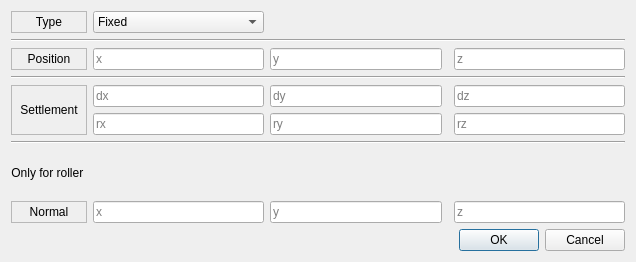
<?xml version="1.0" encoding="UTF-8"?>
<ui version="4.0">
 <class>Dialog</class>
 <widget class="QDialog" name="Dialog">
  <property name="geometry">
   <rect>
    <x>0</x>
    <y>0</y>
    <width>636</width>
    <height>262</height>
   </rect>
  </property>
  <property name="windowTitle">
   <string>Support Detials</string>
  </property>
  <property name="sizeGripEnabled">
   <bool>false</bool>
  </property>
  <property name="modal">
   <bool>false</bool>
  </property>
  <layout class="QGridLayout" name="gridLayout">
   <item row="0" column="0">
    <widget class="QLabel" name="label">
     <property name="frameShape">
      <enum>QFrame::StyledPanel</enum>
     </property>
     <property name="text">
      <string>Type</string>
     </property>
     <property name="alignment">
      <set>Qt::AlignCenter</set>
     </property>
    </widget>
   </item>
   <item row="0" column="1">
    <widget class="QComboBox" name="comboBox">
     <item>
      <property name="text">
       <string>Fixed</string>
      </property>
     </item>
     <item>
      <property name="text">
       <string>Hinge</string>
      </property>
     </item>
     <item>
      <property name="text">
       <string>Roller</string>
      </property>
     </item>
     <item>
      <property name="text">
       <string>Internal Hinge</string>
      </property>
     </item>
    </widget>
   </item>
   <item row="1" column="0" colspan="5">
    <widget class="Line" name="line">
     <property name="orientation">
      <enum>Qt::Horizontal</enum>
     </property>
    </widget>
   </item>
   <item row="2" column="0">
    <widget class="QLabel" name="label_5">
     <property name="frameShape">
      <enum>QFrame::StyledPanel</enum>
     </property>
     <property name="text">
      <string>Position</string>
     </property>
     <property name="alignment">
      <set>Qt::AlignCenter</set>
     </property>
    </widget>
   </item>
   <item row="2" column="1">
    <widget class="QLineEdit" name="px">
     <property name="inputMask">
      <string/>
     </property>
     <property name="text">
      <string/>
     </property>
     <property name="placeholderText">
      <string>x</string>
     </property>
    </widget>
   </item>
   <item row="2" column="2">
    <widget class="QLineEdit" name="py">
     <property name="inputMask">
      <string/>
     </property>
     <property name="text">
      <string/>
     </property>
     <property name="placeholderText">
      <string>y</string>
     </property>
    </widget>
   </item>
   <item row="2" column="4">
    <widget class="QLineEdit" name="pz">
     <property name="text">
      <string/>
     </property>
     <property name="placeholderText">
      <string>z</string>
     </property>
    </widget>
   </item>
   <item row="3" column="0" colspan="5">
    <widget class="Line" name="line_2">
     <property name="orientation">
      <enum>Qt::Horizontal</enum>
     </property>
    </widget>
   </item>
   <item row="4" column="1">
    <widget class="QLineEdit" name="dx">
     <property name="inputMask">
      <string/>
     </property>
     <property name="placeholderText">
      <string>dx</string>
     </property>
    </widget>
   </item>
   <item row="4" column="2">
    <widget class="QLineEdit" name="dy">
     <property name="inputMask">
      <string/>
     </property>
     <property name="placeholderText">
      <string>dy</string>
     </property>
    </widget>
   </item>
   <item row="4" column="4">
    <widget class="QLineEdit" name="dz">
     <property name="text">
      <string/>
     </property>
     <property name="placeholderText">
      <string>dz</string>
     </property>
    </widget>
   </item>
   <item row="5" column="1">
    <widget class="QLineEdit" name="rx">
     <property name="inputMask">
      <string/>
     </property>
     <property name="placeholderText">
      <string>rx</string>
     </property>
    </widget>
   </item>
   <item row="5" column="2">
    <widget class="QLineEdit" name="ry">
     <property name="inputMask">
      <string/>
     </property>
     <property name="placeholderText">
      <string>ry</string>
     </property>
    </widget>
   </item>
   <item row="5" column="4">
    <widget class="QLineEdit" name="rz">
     <property name="text">
      <string/>
     </property>
     <property name="placeholderText">
      <string>rz</string>
     </property>
    </widget>
   </item>
   <item row="6" column="0" colspan="5">
    <widget class="Line" name="line_3">
     <property name="orientation">
      <enum>Qt::Horizontal</enum>
     </property>
    </widget>
   </item>
   <item row="8" column="0">
    <widget class="QLabel" name="label_6">
     <property name="frameShape">
      <enum>QFrame::StyledPanel</enum>
     </property>
     <property name="frameShadow">
      <enum>QFrame::Raised</enum>
     </property>
     <property name="text">
      <string>Normal</string>
     </property>
     <property name="alignment">
      <set>Qt::AlignCenter</set>
     </property>
    </widget>
   </item>
   <item row="8" column="1">
    <widget class="QLineEdit" name="nx">
     <property name="inputMask">
      <string/>
     </property>
     <property name="placeholderText">
      <string>x</string>
     </property>
    </widget>
   </item>
   <item row="8" column="2">
    <widget class="QLineEdit" name="ny">
     <property name="inputMask">
      <string/>
     </property>
     <property name="placeholderText">
      <string>y</string>
     </property>
    </widget>
   </item>
   <item row="8" column="4">
    <widget class="QLineEdit" name="nz">
     <property name="text">
      <string/>
     </property>
     <property name="placeholderText">
      <string>z</string>
     </property>
    </widget>
   </item>
   <item row="9" column="3" colspan="2">
    <widget class="QDialogButtonBox" name="buttonBox">
     <property name="orientation">
      <enum>Qt::Horizontal</enum>
     </property>
     <property name="standardButtons">
      <set>QDialogButtonBox::Cancel|QDialogButtonBox::Ok</set>
     </property>
    </widget>
   </item>
   <item row="4" column="0" rowspan="2">
    <widget class="QLabel" name="label_7">
     <property name="frameShape">
      <enum>QFrame::StyledPanel</enum>
     </property>
     <property name="text">
      <string>Settlement</string>
     </property>
     <property name="alignment">
      <set>Qt::AlignCenter</set>
     </property>
    </widget>
   </item>
   <item row="7" column="0">
    <widget class="QLabel" name="label_2">
     <property name="text">
      <string>Only for roller </string>
     </property>
     <property name="alignment">
      <set>Qt::AlignCenter</set>
     </property>
    </widget>
   </item>
  </layout>
 </widget>
 <tabstops>
  <tabstop>comboBox</tabstop>
  <tabstop>px</tabstop>
  <tabstop>py</tabstop>
  <tabstop>pz</tabstop>
  <tabstop>dx</tabstop>
  <tabstop>dy</tabstop>
  <tabstop>dz</tabstop>
  <tabstop>rx</tabstop>
  <tabstop>ry</tabstop>
  <tabstop>rz</tabstop>
  <tabstop>nx</tabstop>
  <tabstop>ny</tabstop>
  <tabstop>nz</tabstop>
 </tabstops>
 <resources/>
 <connections>
  <connection>
   <sender>buttonBox</sender>
   <signal>accepted()</signal>
   <receiver>Dialog</receiver>
   <slot>accept()</slot>
   <hints>
    <hint type="sourcelabel">
     <x>248</x>
     <y>254</y>
    </hint>
    <hint type="destinationlabel">
     <x>157</x>
     <y>274</y>
    </hint>
   </hints>
  </connection>
  <connection>
   <sender>buttonBox</sender>
   <signal>rejected()</signal>
   <receiver>Dialog</receiver>
   <slot>reject()</slot>
   <hints>
    <hint type="sourcelabel">
     <x>316</x>
     <y>260</y>
    </hint>
    <hint type="destinationlabel">
     <x>286</x>
     <y>274</y>
    </hint>
   </hints>
  </connection>
 </connections>
</ui>
